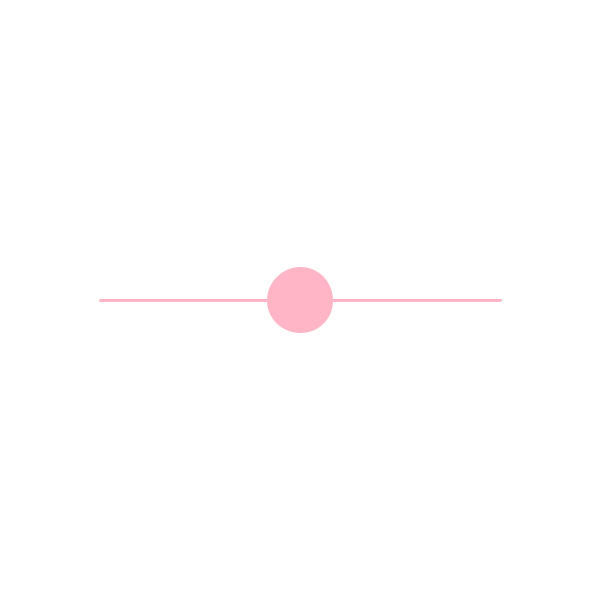
Frame 1 (no input)
Frame 60 (the mouse pressed at the canvas centre just before this capture): identical to frame 1, image omitted
Frame 120 (the mouse held since frame 60 and released just before this capture): identical to frame 1, image omitted

The Processing sketch that drew this single still picture (run headless with seeded random() and noise(); from frame 60 on, the mouse is pressed at the canvas centre):

// Processing sketch: c3
// ── c3.pde
color sweetiepink = #FFB5C6;


float sliderx;
float size;


void setup () {
  size (600, 600);
  strokeWeight(3);
  stroke(sweetiepink);
  fill(sweetiepink);
  sliderx = 300;
  size = 0;
}


void draw () {
  background(255);
  
  size = map(sliderx, 100, 700, 20, 150);
  
  line(100, 300, 500, 300);
  circle(sliderx, 300, size);
  
  
}



void mouseDragged () {
 slider();
}

void mouseReleased() {
  slider();
}


void slider () {
  if (mouseX > 100 && mouseX < 500 && mouseY > 275 && mouseY < 325) {
    sliderx = mouseX;
  }
}
